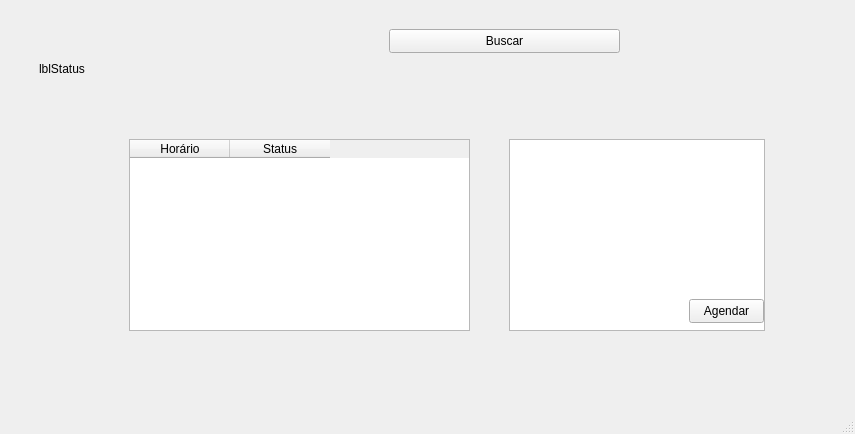
<?xml version="1.0" encoding="UTF-8"?>
<ui version="4.0">
 <class>MainWindow</class>
 <widget class="QMainWindow" name="MainWindow">
  <property name="geometry">
   <rect>
    <x>0</x>
    <y>0</y>
    <width>855</width>
    <height>434</height>
   </rect>
  </property>
  <property name="windowTitle">
   <string>MainWindow</string>
  </property>
  <widget class="QWidget" name="centralwidget">
   <layout class="QVBoxLayout" name="verticalLayout">
    <item>
     <widget class="QWidget" name="widget" native="true">
      <widget class="QPushButton" name="btnBuscar">
       <property name="geometry">
        <rect>
         <x>380</x>
         <y>20</y>
         <width>231</width>
         <height>24</height>
        </rect>
       </property>
       <property name="text">
        <string>Buscar</string>
       </property>
      </widget>
      <widget class="QLabel" name="lblStatus">
       <property name="geometry">
        <rect>
         <x>30</x>
         <y>50</y>
         <width>341</width>
         <height>20</height>
        </rect>
       </property>
       <property name="text">
        <string>lblStatus</string>
       </property>
      </widget>
      <widget class="QTableWidget" name="gridAgenda">
       <property name="geometry">
        <rect>
         <x>120</x>
         <y>130</y>
         <width>341</width>
         <height>192</height>
        </rect>
       </property>
       <column>
        <property name="text">
         <string>Horário</string>
        </property>
       </column>
       <column>
        <property name="text">
         <string>Status</string>
        </property>
       </column>
      </widget>
      <widget class="QListWidget" name="listSalas">
       <property name="geometry">
        <rect>
         <x>500</x>
         <y>130</y>
         <width>256</width>
         <height>192</height>
        </rect>
       </property>
      </widget>
      <widget class="QPushButton" name="btnAgendar">
       <property name="geometry">
        <rect>
         <x>680</x>
         <y>290</y>
         <width>75</width>
         <height>24</height>
        </rect>
       </property>
       <property name="text">
        <string>Agendar</string>
       </property>
      </widget>
     </widget>
    </item>
   </layout>
  </widget>
  <widget class="QMenuBar" name="menubar">
   <property name="geometry">
    <rect>
     <x>0</x>
     <y>0</y>
     <width>855</width>
     <height>22</height>
    </rect>
   </property>
  </widget>
  <widget class="QStatusBar" name="statusbar"/>
 </widget>
 <resources/>
 <connections/>
</ui>
